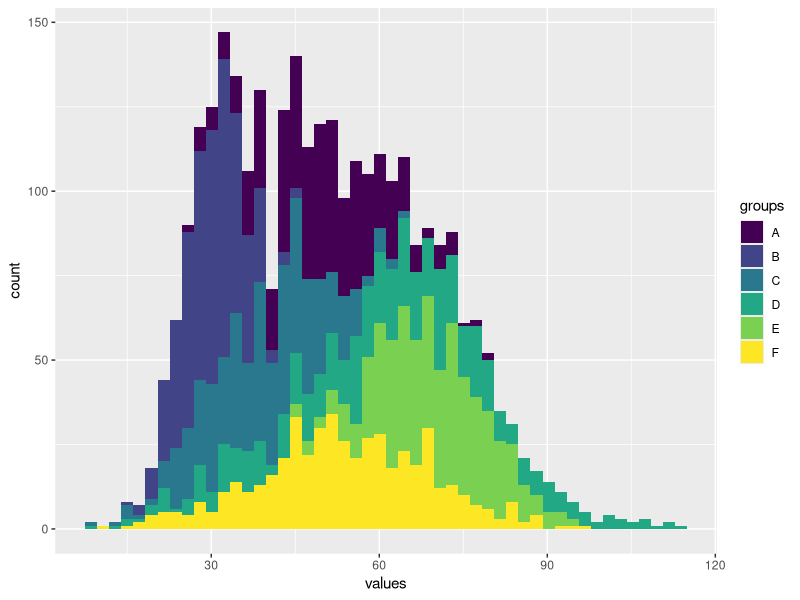
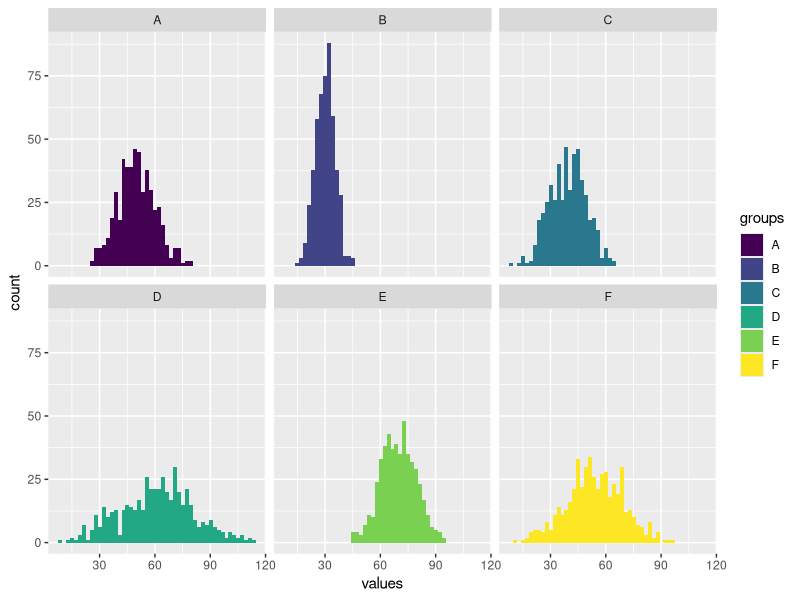
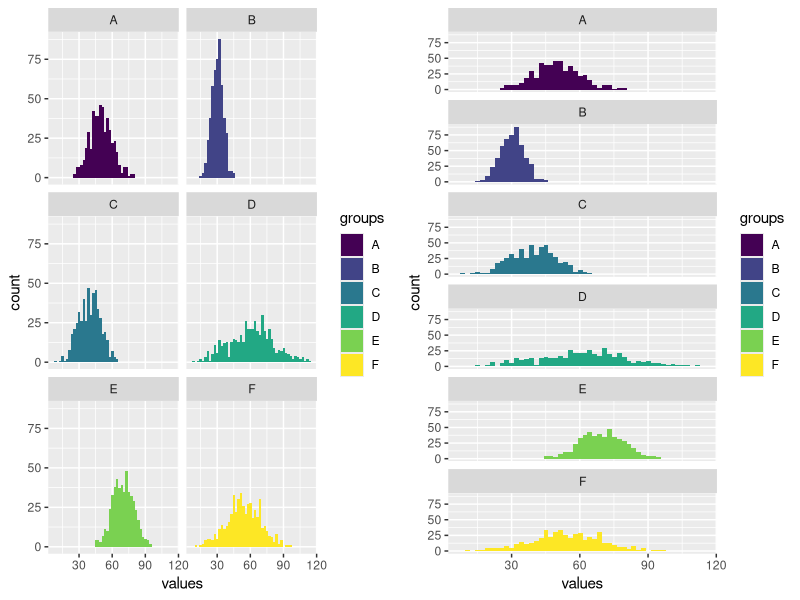
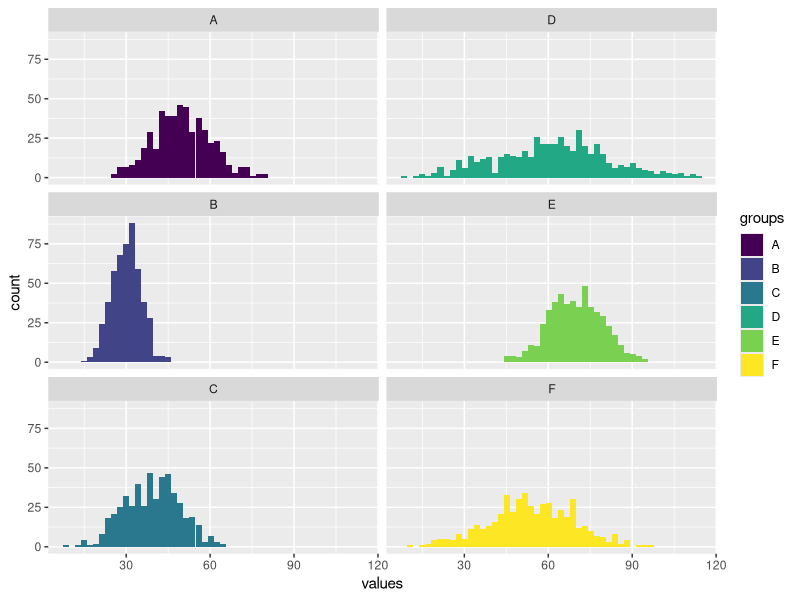
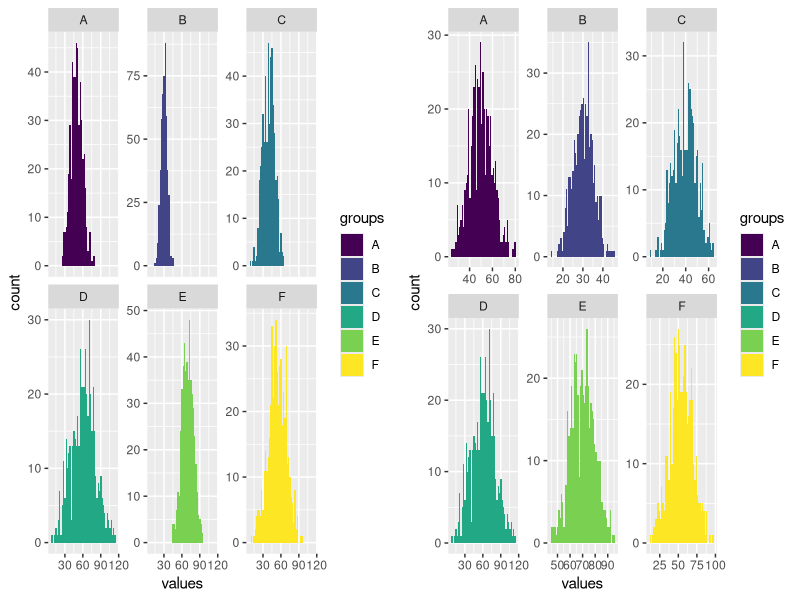

R code for these plots, in order:
## ---- chunk 1
knitr::opts_chunk$set(echo = TRUE, fig.align='center')

# title: facet_wrap
# author: jonathan
# revised: 2/3/2020 

WEB <- c("https://bioceed.uib.no/dropfolder/bioSTATS/Rmd/Basic/Visualizing/Faceted/facet_wrap.html")
GIT <- c("https://github.com/jonathansoule/biostats/blob/master/Basic/Faceted/Faceted/facet_wrap.Rmd")
library(ggplot2)
library(gridExtra)
## ---- chunk 2
# predictor variable
groups <- c(rep("A", 500), rep("B", 500), rep("C", 500), rep("D", 500), rep("E", 500), rep("F", 500))
# response variable
values <- c(rnorm(500, mean=50, sd=10), rnorm(500, mean=30, sd=5), rnorm(500, mean=40, sd=10), rnorm(500, mean=60, sd=20), rnorm(500, mean=70, sd=10), rnorm(500, mean=55, sd=15))
# dataframe
df <- data.frame(groups, values)
## ---- chunk 3
ggplot(df, aes(values, fill=groups)) +
  geom_histogram(bins=50) +
  scale_fill_viridis_d()
## ---- chunk 4
ggplot(df, aes(values, fill=groups)) +
  geom_histogram(bins=50) +
  scale_fill_viridis_d() +
  facet_wrap(~groups)
## ---- chunk 5
grid.arrange(
  ggplot(df, aes(values, fill=groups)) +    # left plot, 2 columns
    geom_histogram(bins=50) +
    scale_fill_viridis_d() +
    facet_wrap(~groups, ncol=2),
  ggplot(df, aes(values, fill=groups)) +    # right plot, 1 column
    geom_histogram(bins=50) +
    scale_fill_viridis_d() +
    facet_wrap(~groups, ncol=1),
  ncol=2)
## ---- chunk 6
ggplot(df, aes(values, fill=groups)) +
  geom_histogram(bins=50) +
  scale_fill_viridis_d() +
  facet_wrap(~groups,  dir = "v")
## ---- chunk 7
grid.arrange(
  ggplot(df, aes(values, fill = groups)) +    # left plot, free_y
    geom_histogram(bins=50) +
    scale_fill_viridis_d() +
    facet_wrap(~groups, scales = "free_y"),
  ggplot(df, aes(values, fill = groups)) +    # right plot, free
    geom_histogram(bins=50) +
    scale_fill_viridis_d() +
    facet_wrap(~groups, scales =  "free"),
  ncol=2)
